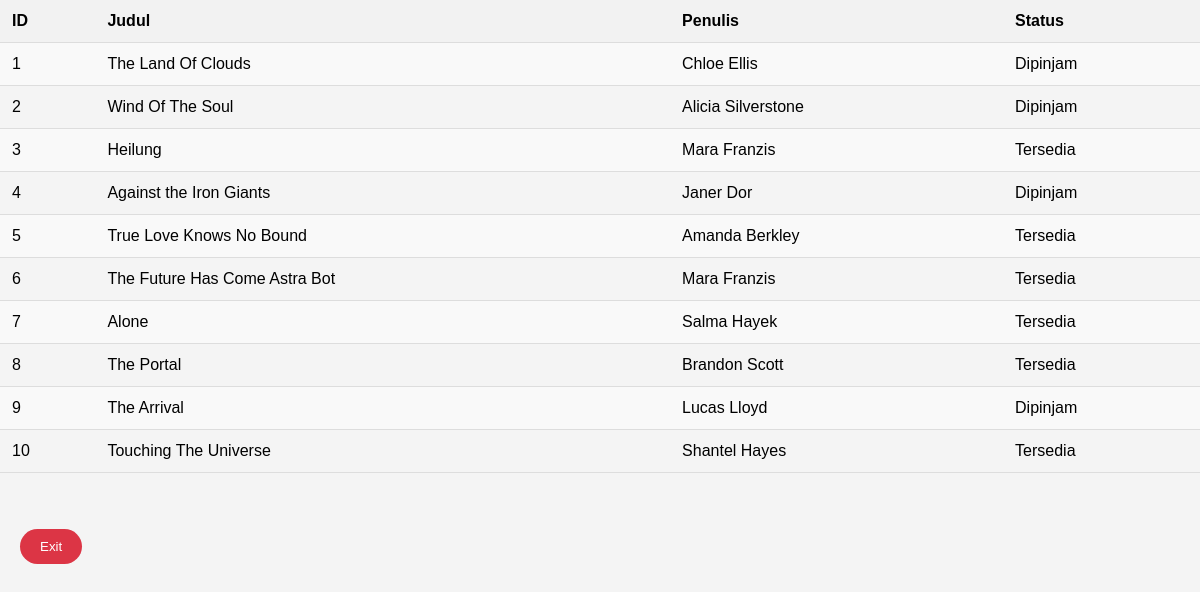
/daftarbuku.php, run on the app's committed database.
### tables this page shows
CREATE TABLE `books` (
  `id` int(11) NOT NULL,
  `title` varchar(255) NOT NULL,
  `author` varchar(255) NOT NULL,
  `borrowed` tinyint(1) DEFAULT 0
);

### daftarbuku.php (the view, shortened to what this page needs)
<!DOCTYPE html>
<html lang="en">
<head>
    <link rel="stylesheet" href="styles.css">
</head>
<body>
<?php
include 'koneksi.php';
$sql = "SELECT * FROM books";
$result = $conn->query($sql);
if ($result->num_rows > 0) {
    echo "<table><tr><th>ID</th><th>Judul</th><th>Penulis</th><th>Status</th></tr>";
    while($row = $result->fetch_assoc()) {
        echo "<tr><td>" . $row["id"]. "</td><td>" . $row["title"]. "</td><td>" . $row["author"]. "</td><td>";
        if ($row["borrowed"]) {
            echo "Dipinjam";
        } else {
            echo "Tersedia";
        }
        echo "</td></tr>";
    }
    echo "</table>";
    echo "<br><br>";
    echo "<form action='login.php'><button type='submit' class='exit-button'>Exit</button></form>";
} else {
    echo "0 hasil";
}
?>
</body>
</html>

### styles.css (style rules this page uses)
body { font-family: Arial, sans-serif; background-color: #f4f4f4; margin: 0; padding: 0; }
table { width: 100%; border-collapse: collapse; }
th, td { padding: 12px; text-align: left; border-bottom: 1px solid #ddd; }
th { background-color: #f2f2f2; }
tr:nth-child(even) { background-color: #f9f9f9; }

### daftarbuku.php (style rules this page uses)
.exit-button { background-color: #dc3545; color: white; padding: 10px 20px; border: none; border-radius: 25px; cursor: pointer; margin-top: 20px; margin-left: 20px; transition: background-color 0.3s ease; }

### data on the page
books: id "1", title "The Land Of Clouds", author "Chloe Ellis", borrowed "Dipinjam"
books: id "2", title "Wind Of The Soul", author "Alicia Silverstone", borrowed "Dipinjam"
books: id "3", title "Heilung", author "Mara Franzis", borrowed "Tersedia"
books: id "4", title "Against the Iron Giants", author "Janer Dor", borrowed "Dipinjam"
books: id "5", title "True Love Knows No Bound", author "Amanda Berkley", borrowed "Tersedia"
books: id "6", title "The Future Has Come Astra Bot", author "Mara Franzis", borrowed "Tersedia"
books: id "7", title "Alone", author "Salma Hayek", borrowed "Tersedia"
books: id "8", title "The Portal", author "Brandon Scott", borrowed "Tersedia"
books: id "9", title "The Arrival", author "Lucas Lloyd", borrowed "Dipinjam"
books: id "10", title "Touching The Universe", author "Shantel Hayes", borrowed "Tersedia"
